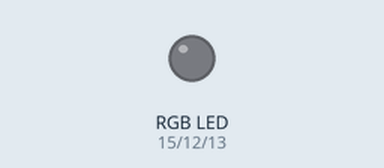
Recording of a sketch running on a simulated ESP8266 (NodeMCU). Shown: an RGB LED mixed from three pins (HIGH = lit). WiFi joins after 1.5 s; servers stay silent unless stated; uploads are accepted with an empty reply; what the sketch prints to the serial monitor is not drawn.

Above: at 6.0 s.
At 40.72 s:
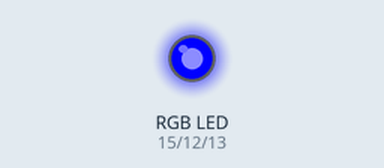
Timing chart, 0 to 41.7 s (numbered marks = the images above):
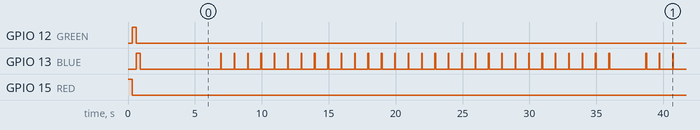

Measured:
- by itself, GPIO 13 (BLUE): moves between LOW and HIGH, repeating every 31.8 s
- by itself, everything shown: repeats every 31.8 s, in 60 steps

The sketch:

wifi_sentu-led2-json.ino
```cpp
#include <ESP8266WiFi.h>
#include <WiFiClient.h>
#include <ArduinoJson.h>

#include "oeESP.h"

const char* ssid     = "UPCDEA3B7C";
const char* password = "xxxxxx";

const int httpPort = 80;

const char* hostLed  = "sentu.cz"; // Your domain
String pathLed       = "/api/led2.json";
//{"light": "off"}

const int pin        = 2;


WiFiClient client;

void jsonLed()
{
  Serial.println(" ");
  Serial.println("------------ connecting to PHP.JSON ");
  Serial.println(hostLed);
  WiFiClient client;
  //const int httpPort = 80;
 if (!client.connect(hostLed, httpPort)) { Serial.println("connection failed");  return; }

  client.print(String("GET ") + pathLed + " HTTP/1.1\r\n" +
               "Host: " + hostLed + "\r\n" +
               "Connection: keep-alive\r\n\r\n");

  delay(500); // wait for server to respond

  // read response
  String section="header";
  while(client.available()){
    String line = client.readStringUntil('\r');
    // Serial.print(line);
    // we’ll parse the HTML body here
    if (section=="header") { // headers..
      Serial.print(".");
      if (line=="\n") { section="json"; } // skips the empty space at the beginning
    }
    else if (section=="json") {  // print the good stuff
      section="ignore";
      String result = line.substring(1);

      // Parse JSON
      Serial.println("parseObject: ");
      int size = result.length() + 1;
      char json[size];
      result.toCharArray(json, size);
      StaticJsonBuffer<200> jsonBuffer;
      JsonObject& json_parsed = jsonBuffer.parseObject(json);
      if (!json_parsed.success()) { Serial.println("parseObject() failed");   return; }

      //Serial.println(json_parsed["datetime"]);
      //https://github.com/bblanchon/ArduinoJson/wiki/Decoding-JSON
      const char* datetime    = json_parsed["datetime"];
      Serial.println(datetime);

      const char* sms    = json_parsed["sms"]; //short message
      Serial.println(sms);

      // Make the decision to turn off or on the LED
      if (strcmp(json_parsed["light"], "on") == 0) {
        Serial.println("LED ON");
        //digitalWrite(pin, HIGH);
        blinkGre(1000,1000);
      }
      else {
        //digitalWrite(pin, LOW);
        Serial.println("led off");
        blinkRed(3000,1000);
       }
    }
  }
}


void resp()
{
    Serial.println(" ");
    Serial.println("------------ resp() -------------");
    //blinkBlu();
    String URL = "sentu.cz";
    //Serial.print("Requesting URL: ");
    //Serial.println(URL);

   //if (client.connect("api.openweathermap.org", 80)) {
   if (client.connect("sentu.cz", 80)) {
    //Serial.println("Connected to server");
    /////client.println("GET /data/2.5/weather?q=Prague&appid=746f2d2df9ba7023c76e501efec02520 HTTP/1.1");
    client.println("GET /api/datetime.php HTTP/1.1");    //http://www.octopusengine.eu/api/datetime.php
    client.println("Host: " + URL);
    client.println("Connection: close");
    client.println();
  } else {
    Serial.println("Connection failed to server");
    blinkRed(100,1000);
  }
  delay(500);

 // while (client.available()) {
 //   char c = client.read();
 //   Serial.print(c);
 // }
  // Read all the lines of the reply from server and print them to Serial
  Serial.println("Respond >");
  while(client.available()){
    String line = client.readStringUntil('\r');
    Serial.print(line);
   }

  }

//===============================================================================
void setup() {
  Serial.begin(115200);
  Serial.setDebugOutput(true);

  WiFi.mode(WIFI_STA);
  //WiFi.begin("ParalelniPolis", "vejdiven");
  ledRGB(300);

  WiFi.begin("UPCDEA3B7C", "fudbexMj8xas");
  while (WiFi.status() != WL_CONNECTED) {
    delay(500);
    Serial.print(".");
  }
  Serial.print("Connected! IP address: ");
  Serial.println(WiFi.localIP());

  delay(1000);
  resp();

  if (!client.connected()) {
    Serial.println();
    Serial.println("Disconnecting");
    client.stop();
  }
}

//==========================================================================================
void loop() {
  //jsonBTC();

  jsonLed();

  Serial.print("closing connection. ");
  for (int waits=0; waits<30; waits++){ blinkBlu(50,950); }


}
```

oeESP.h
```cpp
const int RED = 15;
const int GREEN = 12;//13
const int BLUE = 13;//12
const int PHOTO = A0;
const int BUTTON = 4;

void ledRGB(int del){
  analogWrite(RED, 1023);
  analogWrite(GREEN, 0);
  analogWrite(BLUE, 0);
  delay(del);

  analogWrite(RED, 0);
  analogWrite(GREEN, 1023);
  analogWrite(BLUE, 0);
  delay(del);

  analogWrite(RED, 0);
  analogWrite(GREEN, 0);
  analogWrite(BLUE, 1023);
  delay(del);

  analogWrite(RED, 0);
  analogWrite(GREEN, 0);
  analogWrite(BLUE,0);

}

void ledRed()
{
   analogWrite(RED, 1023);
   analogWrite(GREEN,0);
   analogWrite(BLUE,0);
  }

void ledGre()
{
   analogWrite(RED, 0);
   analogWrite(GREEN,1023);
   analogWrite(BLUE,0);
  }

void ledBlu()
{
   analogWrite(RED, 0);
   analogWrite(GREEN,0);
   analogWrite(BLUE,1023);
  }

void blinkRed(int lon, int loff){
   analogWrite(RED, 1023);
   analogWrite(GREEN, 0);
   analogWrite(BLUE, 0);
   delay(lon);
   analogWrite(RED, 0);
   analogWrite(GREEN, 0);
   analogWrite(BLUE, 0);
   delay(loff);
  }

void blinkGre(int lon, int loff){
   analogWrite(RED, 0);
   analogWrite(GREEN,1023);
   analogWrite(BLUE, 0);
   delay(lon);
   analogWrite(RED, 0);
   analogWrite(GREEN, 0);
   analogWrite(BLUE, 0);
   delay(loff);
  }

void blinkBlu(int lon, int loff){
   analogWrite(RED, 0);
   analogWrite(GREEN,0);
   analogWrite(BLUE,1023);
   delay(lon);
   analogWrite(RED, 0);
   analogWrite(GREEN, 0);
   analogWrite(BLUE, 0);
   delay(loff);
  }
```
